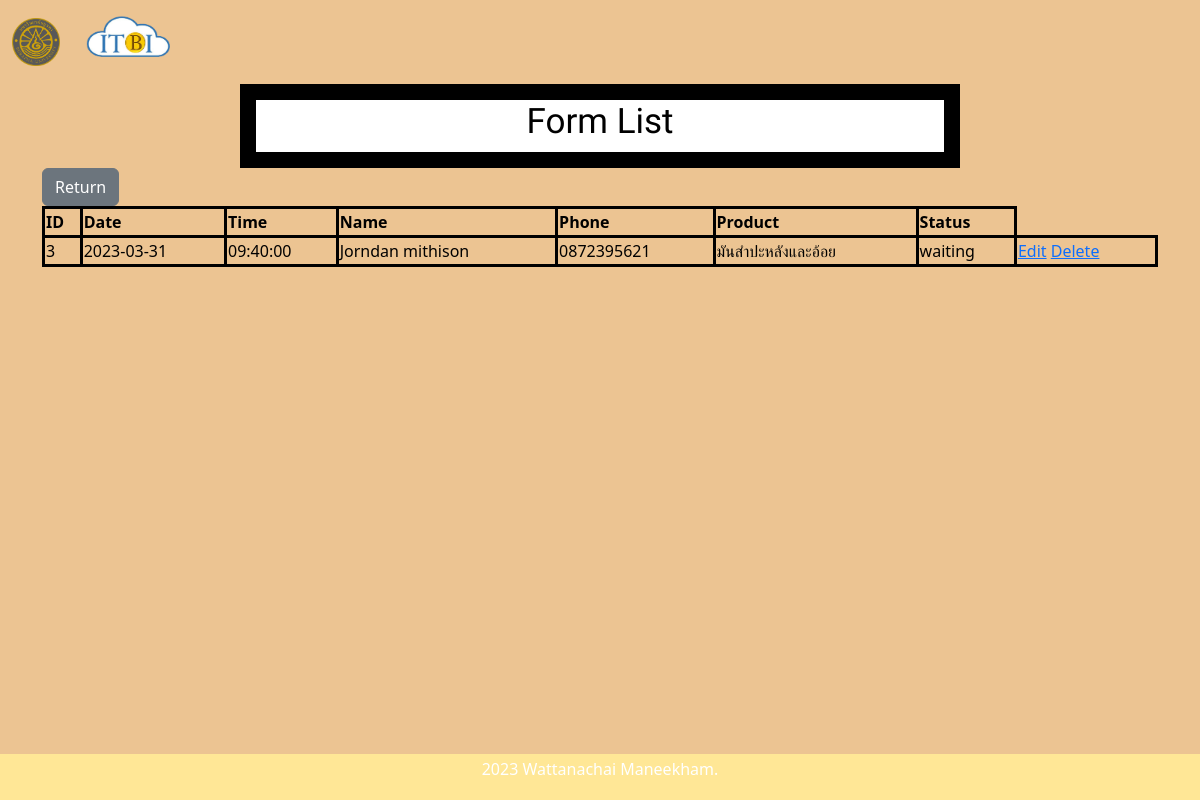
Page /user_showFm.php (signed in) on the committed database.
### tables this page shows
CREATE TABLE `form_user` (
  `id_form` int(5) NOT NULL,
  `date1` date NOT NULL,
  `time1` time NOT NULL,
  `name1` varchar(50) NOT NULL,
  `phone` varchar(10) NOT NULL,
  `unit` varchar(50) NOT NULL,
  `status` varchar(10) NOT NULL
);

### user_showFm.php (the view, shortened to what this page needs)
<?php session_start();
    $check = $_SESSION['user'];
?>
<!DOCTYPE html>
<html lang="en">
<head>
    <link href="css/bootstrap.min.css" rel="stylesheet">
    <link rel="stylesheet" href="style.css">
</head>
<body>
    <?php include('./Logo.php'); ?>
    <div class= "first">
        <h1 class= "a" text-align="center">Form List</h1>
    </div>
    <div class="container-sm">
    <button type="button" class="btn btn-secondary"><a href="./user_Page.php" style="text-decoration:none;"> <font color="white">Return</font></a></button>
    <table class="table-light" >
        <thead>
                <tr>
                    <th text-align="center">ID</th>
                    <th text-align="center">Date</th>
                    <th text-align="center">Time</th>
                    <th text-align="center">Name</th>
                    <th text-align="center">Phone</th>
                    <th text-align="center">Product</th>
                    <th text-align="center">Status</th>
                </tr>
        </thead>
    <tbody>
    <?php
        include("./connectDB.php");
        $query = "SELECT id_form,date1,time1,name1,phone,unit,status  FROM form_user WHERE name1 ='$check' ";
        $result = mysqli_query($conn, $query);
        foreach ($result as $row) { ?>
            <tr>
                <td> <?php echo $row['id_form']; ?></td>
                <td> <?php echo $row['date1']; ?></td>
                <td> <?php echo $row['time1']; ?></td>
                <td> <?php echo $row['name1']; ?></td>
                <td> <?php echo $row['phone']; ?></td>
                <td> <?php echo $row['unit']; ?></td>
                <td> <?php echo $row['status']; ?></td>
                <td> <a href="user_editFm.php?id=<?php echo $row['id_form']; ?>">Edit</a>
                <a href="./user_deleteFm.php?id=<?php echo $row['id_form']; ?>">Delete</a></td>
            </tr>
        <?php }
     ?>
    </tbody>
</table>
</div>
<?php mysqli_close($conn);
include("./footer.php")
?>

### style.css (style rules this page uses)
body { background-color: rgb(236, 196, 146); }
h1.a { color: rgb(0, 0, 0); text-align: center; font-size: 35px; font-family: 'Mitr', sans-serif; }
.a { text-decoration: none; }
div.first { background-color: white; width: 60%; border: 1rem solid rgb(0, 0, 0); padding: 1px; margin-left: auto; margin-right: auto; }

### user_showFm.php (style rules this page uses)
table { color: rgb(255, 195, 77); width: 100%; }
th ,td { border:3px solid black; }

### rows in the picture
form_user: id_form "3", date1 "2023-03-31", time1 "09:40:00", name1 "Jorndan mithison", phone "0872395621", unit "มันสำปะหลังและอ้อย", status "waiting"
